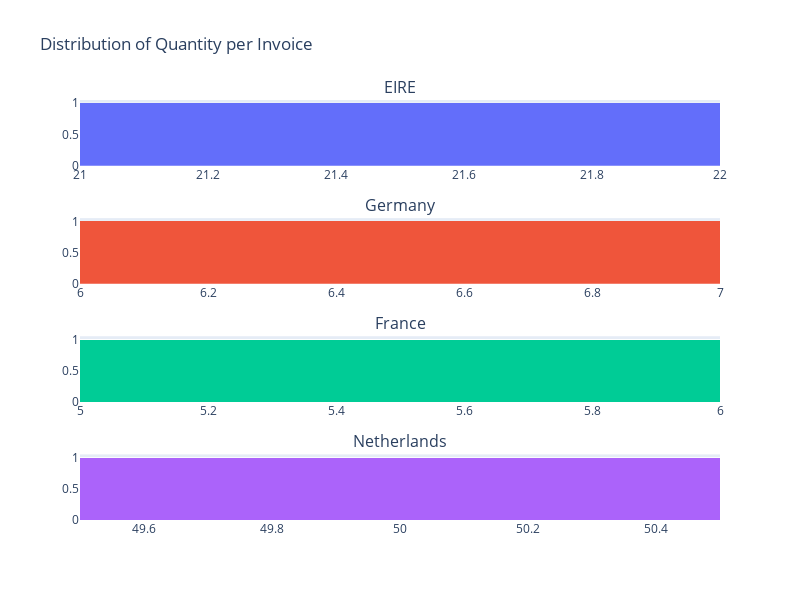

Notebook source saved alongside this figure:
### Markdown cell above
## 4. Create a set of interactive histograms showing the distributions of quantity per invoice for the following countries: EIRE, Germany, France, and Netherlands.

### Code cell
countries = ['EIRE', 'Germany', 'France', 'Netherlands']
filtered_df = data[data['Country'].isin(countries)]


fig = sp.make_subplots(rows=len(countries), cols=1, subplot_titles=countries, shared_yaxes=True)

for i, country in enumerate(countries):

    country_data = filtered_df[filtered_df['Country'] == country]
    

    hist_trace = go.Histogram(x=country_data['Quantity'], name='Quantity')
    

    fig.add_trace(hist_trace, row=i+1, col=1)

fig.update_layout(showlegend=False, height=600, width=800, title_text="Distribution of Quantity per Invoice")


fig.show()

### Figure 1 — Plotly figure (JSON) as saved in the notebook; plotly's stock layout.template omitted (floating-point values rounded to 4 significant figures)
{"data": [{"name": "Quantity", "type": "histogram", "x": [21.21], "xaxis": "x", "yaxis": "y"}, {"name": "Quantity", "type": "histogram", "x": [6.8], "xaxis": "x2", "yaxis": "y2"}, {"name": "Quantity", "type": "histogram", "x": [5.727], "xaxis": "x3", "yaxis": "y3"}, {"name": "Quantity", "type": "histogram", "x": [50], "xaxis": "x4", "yaxis": "y4"}], "layout": {"annotations": [{"font": {"size": 16}, "showarrow": false, "text": "EIRE", "x": 0.5, "xanchor": "center", "xref": "paper", "y": 1, "yanchor": "bottom", "yref": "paper"}, {"font": {"size": 16}, "showarrow": false, "text": "Germany", "x": 0.5, "xanchor": "center", "xref": "paper", "y": 0.7188, "yanchor": "bottom", "yref": "paper"}, {"font": {"size": 16}, "showarrow": false, "text": "France", "x": 0.5, "xanchor": "center", "xref": "paper", "y": 0.4375, "yanchor": "bottom", "yref": "paper"}, {"font": {"size": 16}, "showarrow": false, "text": "Netherlands", "x": 0.5, "xanchor": "center", "xref": "paper", "y": 0.1562, "yanchor": "bottom", "yref": "paper"}], "height": 600, "showlegend": false, "title": {"text": "Distribution of Quantity per Invoice"}, "width": 800, "xaxis": {"anchor": "y", "domain": [0, 1]}, "xaxis2": {"anchor": "y2", "domain": [0, 1]}, "xaxis3": {"anchor": "y3", "domain": [0, 1]}, "xaxis4": {"anchor": "y4", "domain": [0, 1]}, "yaxis": {"anchor": "x", "domain": [0.8438, 1]}, "yaxis2": {"anchor": "x2", "domain": [0.5625, 0.7188]}, "yaxis3": {"anchor": "x3", "domain": [0.2812, 0.4375]}, "yaxis4": {"anchor": "x4", "domain": [0, 0.1562]}}}
